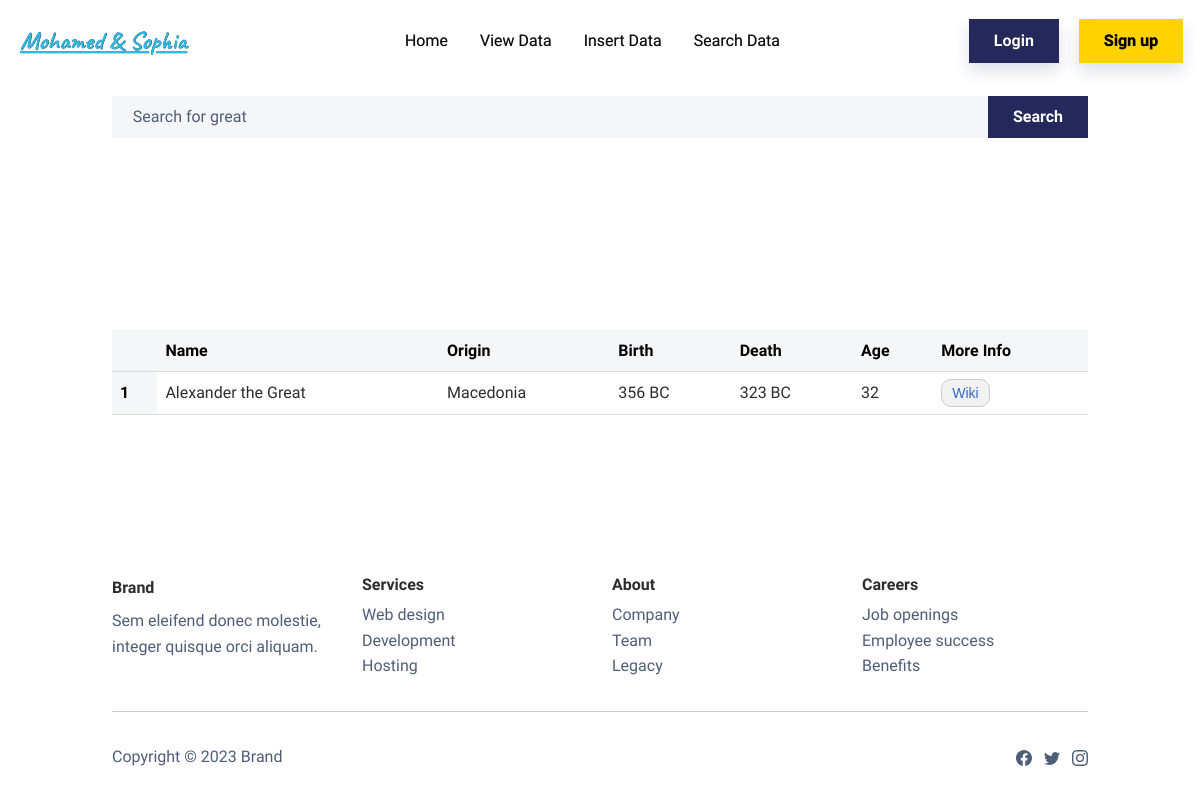
Before: /searchData with the older database file.
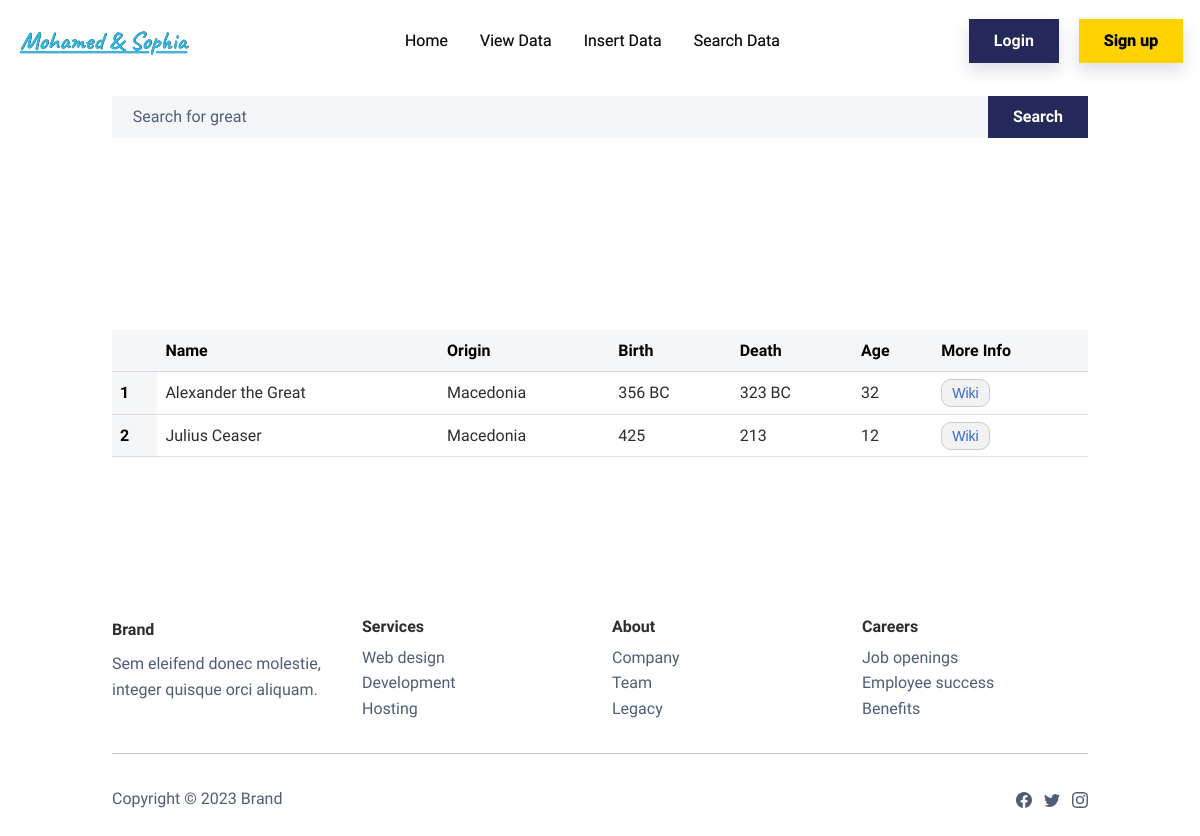
After: the same page with the newer database file.
### MSapp/models.py (models this page shows, shortened)
class Great(db.Model):
    id = db.Column(db.Integer, primary_key=True)
    name = db.Column(db.String(80), unique=True, nullable=False)
    origin = db.Column(db.String(80), unique=False, nullable=True)
    birth = db.Column(db.String(80), unique=False, nullable=True)
    death = db.Column(db.String(80), unique=False, nullable=True)
    age = db.Column(db.Integer, unique=False, nullable=True)
    url = db.Column(db.String(200), unique=False, nullable=True)

### MSapp/routes.py (the view)
@app.route('/searchData', methods=['POST', 'GET'])
def searchData():
    form = SearchForm()
    if form.validate_on_submit():
        name = form.name.data
        greats = Great.query.filter_by(name=name).all()
        return render_template('searchData.html', form=form, greats=greats)
    else:
        greats = Great.query.all()
        return render_template('searchData.html', form=form, greats=greats)

### MSapp/forms.py
class SearchForm(FlaskForm):
    searchName = StringField('Name', validators=[DataRequired()])
    submit = SubmitField('Search')

### MSapp/templates/searchData.html (shortened to what this page needs)
{% extends "base.html" %}
{% block content%}
    <section class="py-5 mt-5">
        <form class="container">
            <div class="input-group">
                {{ form.searchName(class="bg-light form-control border-0 small", placeholder="Search for great") }}
                {{ form.submit(class="btn btn-primary py-0", type="button") }}
            </div>
        </form>
    </section>
    <section class="py-5 mt-5">
        <div class="container py-4 py-xl-5">
            <table class="table">
                <thead class="table-light">
                <tr>
                    <th scope="col"></th>
                    <th scope="col">Name</th>
                    <th scope="col">Origin</th>
                    <th scope="col">Birth</th>
                    <th scope="col">Death</th>
                    <th scope="col">Age</th>
                    <th scope="col">More Info</th>
                </tr>
                </thead>
            <tbody>
                {% for great in greats %}
                <tr>
                    <th scope="row" class="table-light">{{ loop.index }}</th>
                    <td>{{ great.name }}</td>
                    <td>{{ great.origin }}</td>
                    <td>{{ great.birth }}</td>
                    <td>{{ great.death }}</td>
                    <td>{{ great.age }}</td>
                    <td><a href={{ great.url }} class="more-info-link">Wiki</a></td>
                </tr>
                {% endfor %}
            </tbody>
            </table>
        </div>
    </section>
{% endblock %}

Changed rows visible on the page:
added Great: name "Julius Ceaser", origin "Macedonia", birth "425", death "213", age "12"
